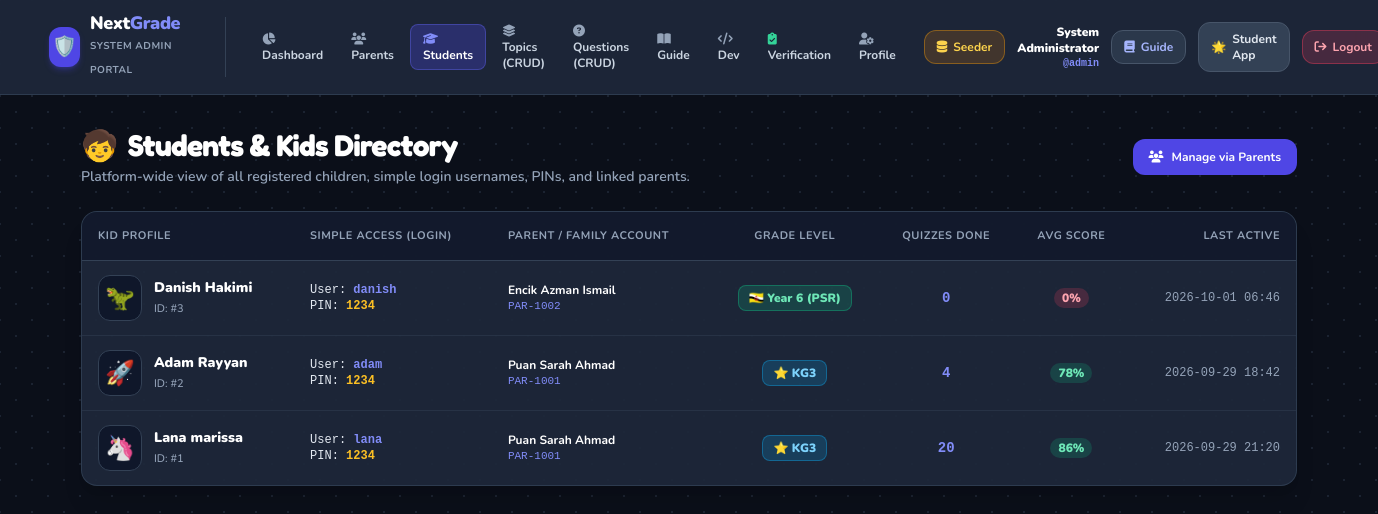
Screenshot of /admin/kids.php (signed in) with the database file from the repository.
### tables this page shows
CREATE TABLE IF NOT EXISTS `students` (
  `id` INT AUTO_INCREMENT PRIMARY KEY,
  `parent_id` INT DEFAULT NULL,
  `name` VARCHAR(100) NOT NULL,
  `username` VARCHAR(50) UNIQUE DEFAULT NULL,
  `pin_code` VARCHAR(20) DEFAULT '1234',
  `avatar` VARCHAR(50) DEFAULT 'star_kid',
  `grade_level` VARCHAR(50) DEFAULT 'Kindergarten 3 (KG3)',
  `status` ENUM('active', 'inactive') DEFAULT 'active',
  `created_at` DATETIME DEFAULT CURRENT_TIMESTAMP,
  `last_active` DATETIME DEFAULT CURRENT_TIMESTAMP ON UPDATE CURRENT_TIMESTAMP,
  INDEX `idx_student_name` (`name`),
  INDEX `idx_student_parent` (`parent_id`),
  CONSTRAINT `fk_student_parent` FOREIGN KEY (`parent_id`) REFERENCES `parents` (`id`) ON DELETE SET NULL ON UPDATE CASCADE
);

CREATE TABLE IF NOT EXISTS `parents` (
  `id` INT AUTO_INCREMENT PRIMARY KEY,
  `parent_code` VARCHAR(30) UNIQUE NOT NULL,
  `username` VARCHAR(50) UNIQUE NOT NULL,
  `password_hash` VARCHAR(255) NOT NULL,
  `full_name` VARCHAR(100) NOT NULL,
  `email` VARCHAR(100) UNIQUE NOT NULL,
  `phone` VARCHAR(30) DEFAULT NULL,
  `status` ENUM('active', 'inactive') DEFAULT 'active',
  `created_at` DATETIME DEFAULT CURRENT_TIMESTAMP,
  `last_login` DATETIME DEFAULT NULL
);

### auth_helper.php (called while the page is built, shortened)
<?php
function isAdminLoggedIn(): bool {
    return !empty($_SESSION['admin_id']) && !empty($_SESSION['admin_username']);
}
function getAdminUser(): ?array {
    return [
        'id' => $_SESSION['admin_id'],
        'username' => $_SESSION['admin_username'],
        'full_name' => $_SESSION['admin_full_name'] ?? 'Administrator',
        'email' => $_SESSION['admin_email'] ?? ''
    ];
}
function isGradeKG3(?string $grade): bool {
    $g = strtolower(trim($grade));
    return ($g === 'kg3' || str_contains($g, 'kg3') || str_contains($g, 'kindergarten 3') || str_contains($g, 'kindergarden 3'));
}
function isGradeYear6(?string $grade): bool {
    $g = strtolower(trim($grade));
    return (str_contains($g, 'year 6') || str_contains($g, 'psr') || str_contains($g, 'tahun 6') || $g === 'y6');
}

### admin/kids.php (the view, shortened to what this page needs)
<?php
require_once __DIR__ . '/../auth_helper.php';
$admin = getAdminUser();
$students = $pdo->query("
    SELECT
        s.*,
        p.full_name as parent_name,
        p.parent_code,
        p.email as parent_email,
        COUNT(qs.id) as sessions_count,
        COALESCE(AVG(qs.percentage), 0) as avg_score,
        COALESCE(MAX(qs.completed_at), s.last_active) as latest_activity
    FROM students s
    LEFT JOIN parents p ON p.id = s.parent_id
    LEFT JOIN quiz_sessions qs ON qs.student_id = s.id
    GROUP BY s.id
    ORDER BY s.id DESC
")->fetchAll();
$avatarMap = [
    'star_kid' => '⭐',
    'bunny' => '🐰',
    'astronaut' => '🚀',
    'dino' => '🦖',
    'kitten' => '🐱',
    'unicorn' => '🦄'
];
?>
<!DOCTYPE html>
<html lang="en">
<head>
  <script src="https://cdn.tailwindcss.com"></script>
  <link rel="stylesheet" href="../css/app.css?v=2">
  <link rel="stylesheet" href="https://cdnjs.cloudflare.com/ajax/libs/font-awesome/6.4.0/css/all.min.css">
</head>
<body class="admin-dark min-h-screen bg-slate-900 text-slate-100 flex flex-col">
  <header class="bg-slate-800/90 backdrop-blur-md border-b border-slate-700/80 sticky top-0 z-30 px-4 md:px-8 py-3.5">
    <div class="max-w-7xl mx-auto flex items-center justify-between gap-4">
      <div class="flex items-center gap-3">
        <a href="index.php" class="flex items-center gap-2.5">
          <div class="w-10 h-10 rounded-xl bg-indigo-600 flex items-center justify-center text-white text-xl shadow-md shadow-indigo-600/30">
            🛡️
          </div>
          <div>
            <span class="text-lg font-black tracking-tight text-white block leading-none">
              Next<span class="text-indigo-400">Grade</span>
            </span>
            <span class="text-[10px] uppercase font-bold tracking-wider text-slate-400">System Admin Portal</span>
          </div>
        </a>
        <div class="hidden md:flex items-center gap-1 ml-6 border-l border-slate-700 pl-6">
          <a href="index.php" class="px-3 py-1.5 rounded-lg text-xs font-bold text-slate-300 hover:text-white hover:bg-slate-700/50 transition-colors">
            <i class="fa-solid fa-chart-pie mr-1.5 text-slate-400"></i> Dashboard
          </a>
          <a href="parents.php" class="px-3 py-1.5 rounded-lg text-xs font-bold text-slate-300 hover:text-white hover:bg-slate-700/50 transition-colors">
            <i class="fa-solid fa-users mr-1.5 text-slate-400"></i> Parents
          </a>
          <a href="kids.php" class="px-3 py-1.5 rounded-lg text-xs font-bold text-white bg-indigo-600/30 border border-indigo-500/40 transition-colors">
            <i class="fa-solid fa-graduation-cap mr-1.5 text-indigo-400"></i> Students
          </a>
          <a href="topics.php" class="px-3 py-1.5 rounded-lg text-xs font-bold text-slate-300 hover:text-white hover:bg-slate-700/50 transition-colors">
            <i class="fa-solid fa-layer-group mr-1.5 text-slate-400"></i> Topics (CRUD)
          </a>
          <a href="questions.php" class="px-3 py-1.5 rounded-lg text-xs font-bold text-slate-300 hover:text-white hover:bg-slate-700/50 transition-colors">
            <i class="fa-solid fa-circle-question mr-1.5 text-slate-400"></i> Questions (CRUD)
          </a>
          <a href="guide.php" class="px-3 py-1.5 rounded-lg text-xs font-bold text-slate-300 hover:text-white hover:bg-slate-700/50 transition-colors">
            <i class="fa-solid fa-book-open mr-1.5 text-slate-400"></i> Guide
          </a>
          <a href="developer_guide.php" class="px-3 py-1.5 rounded-lg text-xs font-bold text-slate-300 hover:text-white hover:bg-slate-700/50 transition-colors">
            <i class="fa-solid fa-code mr-1.5 text-slate-400"></i> Dev
          </a>
          <a href="verification.php" class="px-3 py-1.5 rounded-lg text-xs font-bold text-slate-300 hover:text-white hover:bg-slate-700/50 transition-colors">
            <i class="fa-solid fa-clipboard-check mr-1.5 text-emerald-400"></i> Verification
          </a>
          <a href="profile.php" class="px-3 py-1.5 rounded-lg text-xs font-bold text-slate-300 hover:text-white hover:bg-slate-700/50 transition-colors">
            <i class="fa-solid fa-user-gear mr-1.5 text-slate-400"></i> Profile
          </a>
        </div>
      </div>
      <div class="flex items-center gap-3">
        <a
          href="../seed.php"
          title="Curriculum Seeder"
          class="bg-amber-600/20 hover:bg-amber-600/30 text-amber-300 text-xs font-bold py-2 px-3 rounded-xl border border-amber-500/40 transition-colors flex items-center gap-1.5"
        >
          <i class="fa-solid fa-database text-xs"></i>
          <span class="hidden sm:inline">Seeder</span>
        </a>
        <a
          href="profile.php"
          class="hidden sm:flex flex-col text-right hover:opacity-80 transition-opacity"
          title="Click to edit admin profile"
        >
          <span class="text-xs font-black text-white"><?= htmlspecialchars($admin['full_name']) ?></span>
          <span class="text-[10px] font-bold text-indigo-400 font-mono">@<?= htmlspecialchars($admin['username']) ?></span>
        </a>
        <a
          href="guide.php"
          title="System Admin Guide"
          class="bg-slate-700/70 hover:bg-slate-700 text-indigo-300 hover:text-white text-xs font-bold py-2 px-3 rounded-xl border border-slate-600 transition-colors flex items-center gap-1.5"
        >
          <i class="fa-solid fa-book text-xs"></i>
          <span class="hidden sm:inline">Guide</span>
        </a>
        <a
          href="../index.php"
          target="_blank"
          title="Open Student App"
          class="bg-slate-700 hover:bg-slate-600 text-slate-200 text-xs font-bold py-2 px-3 rounded-xl border border-slate-600 transition-colors flex items-center gap-1.5"
        >
          <span>🌟</span> <span class="hidden lg:inline">Student App</span>
        </a>
        <a
          href="logout.php"
          class="bg-rose-500/20 hover:bg-rose-500/30 border border-rose-500/40 text-rose-300 text-xs font-bold py-2 px-3 rounded-xl transition-colors flex items-center gap-1.5"
        >
          <i class="fa-solid fa-arrow-right-from-bracket"></i>
          <span class="hidden sm:inline">Logout</span>
        </a>
      </div>
    </div>
  </header>
  <main class="flex-1 max-w-7xl w-full mx-auto px-4 md:px-8 py-8 space-y-6">
    <div class="flex flex-col sm:flex-row items-start sm:items-center justify-between gap-4">
      <div>
        <h1 class="text-2xl md:text-3xl font-black text-white tracking-tight flex items-center gap-2.5">
          <span>🧒</span>
          <span>Students & Kids Directory</span>
        </h1>
        <p class="text-sm font-semibold text-slate-400 mt-1">
          Platform-wide view of all registered children, simple login usernames, PINs, and linked parents.
        </p>
      </div>
      <a
        href="parents.php"
        class="bg-indigo-600 hover:bg-indigo-500 text-white font-bold text-xs py-2.5 px-4 rounded-xl transition-colors flex items-center gap-2"
      >
        <i class="fa-solid fa-users"></i>
        <span>Manage via Parents</span>
      </a>
    </div>
    <div class="bg-slate-800/90 border border-slate-700/80 rounded-2xl overflow-hidden shadow-xl">
      <div class="overflow-x-auto">
        <table class="w-full text-left text-sm">
          <thead class="bg-slate-900/80 border-b border-slate-700 text-slate-400 uppercase text-[11px] font-black tracking-wider">
            <tr>
              <th class="py-3.5 px-4">Kid Profile</th>
              <th class="py-3.5 px-4">Simple Access (Login)</th>
              <th class="py-3.5 px-4">Parent / Family Account</th>
              <th class="py-3.5 px-4 text-center">Grade Level</th>
              <th class="py-3.5 px-4 text-center">Quizzes Done</th>
              <th class="py-3.5 px-4 text-center">Avg Score</th>
              <th class="py-3.5 px-4 text-right">Last Active</th>
            </tr>
          </thead>
          <tbody class="divide-y divide-slate-700/50 text-slate-200 font-medium">
            <?php if (empty($students)): ?>
              <tr><td colspan="7" class="text-center py-10 text-slate-400 font-bold">No students registered.</td></tr>
            <?php else: ?>
              <?php foreach ($students as $s): ?>
                <tr class="hover:bg-slate-700/30 transition-colors">
                  <td class="py-3.5 px-4">
                    <div class="flex items-center gap-3">
                      <span class="text-2xl p-1.5 rounded-xl bg-slate-900 border border-slate-700">
                        <?= $avatarMap[$s['avatar']] ?? '⭐' ?>
                      </span>
                      <div>
                        <span class="font-black text-white text-sm block"><?= htmlspecialchars($s['name']) ?></span>
                        <span class="text-[11px] text-slate-400">ID: #<?= $s['id'] ?></span>
                      </div>
                    </div>
                  </td>
                  <td class="py-3.5 px-4 font-mono text-xs">
                    <div>User: <strong class="text-indigo-400"><?= htmlspecialchars($s['username'] ?? 'Not set') ?></strong></div>
                    <div>PIN: <strong class="text-amber-400"><?= htmlspecialchars($s['pin_code'] ?? '1234') ?></strong></div>
                  </td>
                  <td class="py-3.5 px-4 text-xs">
                    <?php if ($s['parent_id']): ?>
                      <div class="font-bold text-white"><?= htmlspecialchars($s['parent_name']) ?></div>
                      <div class="text-indigo-400 font-mono text-[11px]"><?= $s['parent_code'] ?></div>
                    <?php else: ?>
                      <span class="text-slate-500 italic">No parent linked</span>
                    <?php endif; ?>
                  <td class="py-3.5 px-4 text-center text-xs font-bold text-slate-300">
                    <?php if (isGradeYear6($s['grade_level'] ?? '')): ?>
                      <span class="bg-emerald-500/20 text-emerald-300 border border-emerald-500/40 px-2.5 py-1 rounded-lg font-black inline-block">
                        🇧🇳 Year 6 (PSR)
                      </span>
                    <?php elseif (isGradeKG3($s['grade_level'] ?? '')): ?>
                      <span class="bg-sky-500/20 text-sky-300 border border-sky-500/40 px-2.5 py-1 rounded-lg font-black inline-block">
                        ⭐ KG3
                      </span>
                    <?php else: ?>
                      <span class="bg-slate-900 px-2.5 py-1 rounded-lg border border-slate-700 text-slate-400">
                        <?= htmlspecialchars($s['grade_level'] ?? 'Year 1') ?>
                      </span>
                    <?php endif; ?>
                  </td>
                  <td class="py-3.5 px-4 text-center font-black text-indigo-400 font-mono">
                    <?= $s['sessions_count'] ?>
                  </td>
                  <td class="py-3.5 px-4 text-center">
                    <span class="px-2 py-0.5 rounded-full text-xs font-black <?= $s['avg_score'] >= 70 ? 'bg-emerald-500/20 text-emerald-300' : 'bg-rose-500/20 text-rose-300' ?>">
                      <?= round($s['avg_score']) ?>%
                    </span>
                  </td>
                  <td class="py-3.5 px-4 text-right font-mono text-xs text-slate-400">
                    <?= substr($s['latest_activity'], 0, 16) ?>
                  </td>
                </tr>
              <?php endforeach; ?>
            <?php endif; ?>
          </tbody>
        </table>
      </div>
    </div>
  </main>
</body>
</html>

### css/app.css (style rules this page uses)
:root { --font-main: 'Nunito', -apple-system, BlinkMacSystemFont, 'Segoe UI', Roboto, sans-serif; --font-heading: 'Fredoka', cursive, sans-serif; --font-handwriting: 'Patrick Hand', cursive, sans-serif; --primary: #0EA5E9; --primary-hover: #0284C7; --success: #10B981; --warning: #F59E0B; --danger: #EF4444; --purple: #8B5CF6; --card-shadow: 0 12px 30px -8px rgba(0, 0, 0, 0.08), 0 4px 12px -2px rgba(0, 0, 0, 0.04); --card-border: 3px solid #E2E8F0; --tablet-tap-min: 54px; }
* { box-sizing: border-box; -webkit-tap-highlight-color: transparent; }
body { font-family: var(--font-main); background-color: #F8FAFC; background-image: radial-gradient(#E2E8F0 1.5px, transparent 1.5px), radial-gradient(#E2E8F0 1.5px, #F8FAFC 1.5px); background-size: 32px 32px; background-position: 0 0, 16px 16px; color: #1E293B; margin: 0; padding: 0; min-height: 100vh; touch-action: manipulation; }
body.admin-dark, body.bg-slate-900 { background-color: #0b0f19 !important; background-image: radial-gradient(rgba(51, 65, 85, 0.4) 1.5px, transparent 1.5px), radial-gradient(rgba(51, 65, 85, 0.4) 1.5px, #0b0f19 1.5px) !important; color: #f1f5f9 !important; }
h1, h2, h3, h4, .font-heading { font-family: var(--font-heading); }

### admin/kids.php (style rules this page uses)
body, html { background-color: #0b0f19 !important; background-image: radial-gradient(rgba(51, 65, 85, 0.4) 1.5px, transparent 1.5px), radial-gradient(rgba(51, 65, 85, 0.4) 1.5px, #0b0f19 1.5px) !important; color: #f1f5f9 !important; }

### rows the page displays
students: avatar "🦖", name "Danish Hakimi", id "3", username "danish", pin_code "1234", parent.full_name "Encik Azman Ismail", parent.parent_code "PAR-1002", shows "🇧🇳 Year 6 (PSR)", sessions_count "0", avg_score "0", latest_activity "2026-10-01 06:46"
students: avatar "🚀", name "Adam Rayyan", id "2", username "adam", pin_code "1234", parent.full_name "Puan Sarah Ahmad", parent.parent_code "PAR-1001", shows "⭐ KG3", sessions_count "4", avg_score "78", latest_activity "2026-09-29 18:42"
students: avatar "🦄", name "Lana marissa", id "1", username "lana", pin_code "1234", parent.full_name "Puan Sarah Ahmad", parent.parent_code "PAR-1001", shows "⭐ KG3", sessions_count "20", avg_score "86", latest_activity "2026-09-29 21:20"

### other values shown
$admin['full_name'] "System Administrator"
$admin['username'] "admin"
